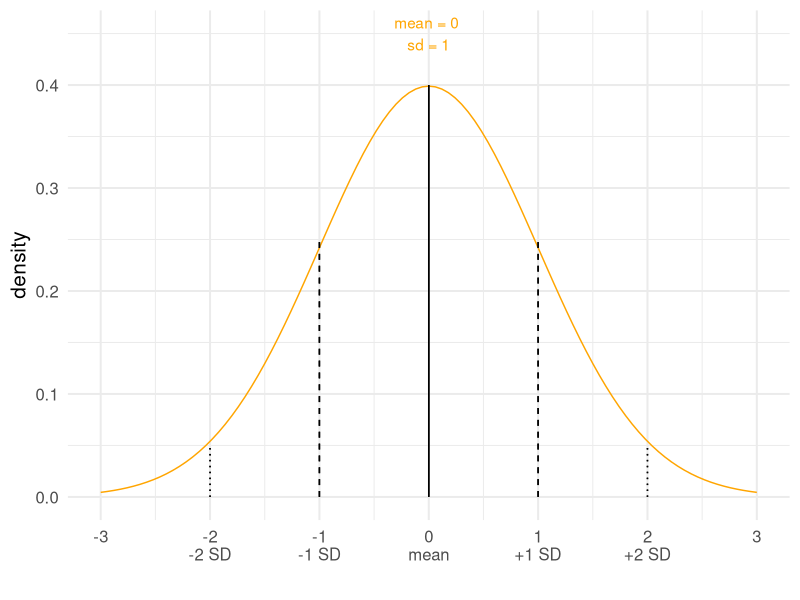
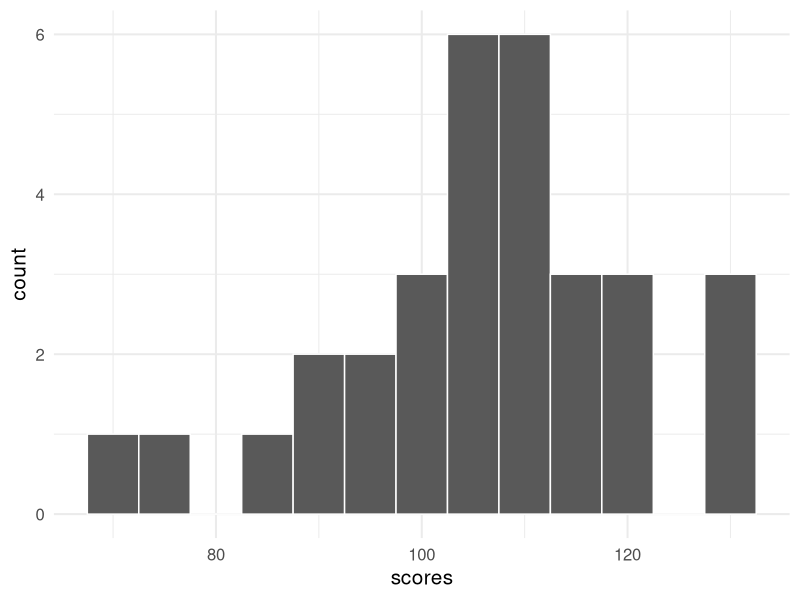

Source code (R) for these figures, in order: (Note: this script raises an error after producing the figures.)
## ---- chunk 1
library(knitr) # for include_graphics() 
library(dplyr)
library(ggplot2)
## ---- chunk 2
library(ggplot2)
p1 <- ggplot(data = data.frame(x = c(-3, 3)), aes(x)) +
  stat_function(fun = dnorm, n = 101, args = list(mean = 0, sd = 1), col = "orange") +
  labs(y = "density", x = "") + 
  geom_text(aes(x = 0, y = 0.45), label = "mean = 0 \nsd = 1", check_overlap = T, col = "orange") +
  theme_minimal(base_size = 15) +
  geom_segment(aes(x = 0 , y = 0, xend = 0, yend = 0.4)) +
  geom_segment(aes(x = 1 , y = 0, xend = 1, yend = 0.25), lty = 2) +
  geom_segment(aes(x = -1 , y = 0, xend = -1, yend = 0.25), lty = 2) +
  geom_segment(aes(x = 2 , y = 0, xend = 2, yend = 0.05), lty = 3) +
  geom_segment(aes(x = -2 , y = 0, xend = -2, yend = 0.05), lty = 3) +
  scale_x_continuous(breaks = -3:3, 
                     labels = c(-3, "-2\n-2 SD", "-1\n-1 SD", "0\nmean", "1\n+1 SD", "2\n+2 SD", 3))
p1
## ---- chunk 3
scores <- c(114, 100, 104, 89, 102, 91, 114, 114, 103, 105, 
            108, 130, 120, 132, 111, 128, 118, 119, 86, 72,
            111, 103, 74, 112, 107, 103, 98, 96, 112, 112, 93)

iq_data <- data.frame(scores)

known_sigma <- 15
## ---- chunk 4
library(tidyverse)
ggplot(iq_data, aes(x = scores)) + 
  geom_histogram(binwidth = 5, col = "white") +
  theme_minimal(base_size = 15)
## ---- chunk 5
knitr::include_graphics("calcs.JPG")
## ---- chunk 6
sample_mean <- mean(scores)

standard_error <- known_sigma/sqrt(length(scores))
critical_value <- 1.96

lower_bound <- sample_mean - critical_value*standard_error
upper_bound <- sample_mean + critical_value*standard_error
## ---- chunk 7
sample_mean
standard_error
lower_bound
upper_bound
## ---- chunk 8
knitr::include_graphics("xkcd_errorbars.png")
## ---- chunk 9
knitr::include_graphics("alpha2tail.png")
## ---- chunk 10
knitr::include_graphics("pval.jpg")
## ---- chunk 11
phos <- c(1.26, 1.39, 1, 1, 1, 1, 
          0.87, 1.23, 1.19, 1.29, 1.03, 1.18)

known_sigma <- 0.1
## ---- chunk 12
library(tidyverse)
mean(phos)
phos_data <- data.frame(phos)
## ---- chunk 13
ggplot(phos_data, aes(x = phos)) + 
  geom_histogram(binwidth = 0.05, fill = "forest green", col = "white") + 
  theme_minimal(base_size = 15) +
  geom_vline(xintercept = mean(phos), col = "forest green") +
  geom_text(x = mean(phos)-0.03, y = 4, label = "Sample\nmean", check_overlap = T, col = "forest green") +
  geom_vline(xintercept = 1.2, col = "blue") + 
  geom_text(x = 1.26, y = 4, label = "Null hypothesis\nmean", check_overlap = T, col = "blue") +
  labs(main = "Is the true underlying equal to 1.2?", x = "Phosphorus", y = "Count")
## ---- chunk 14
ggplot(data = data.frame(x = c(1.0, 1.4)), aes(x)) + 
    geom_area(stat = "function", fun = dnorm, args = list(mean = 1.2, sd = 0.0289), 
            fill = "#ec7014", xlim = c(1.1, 1.12)) +
  stat_function(fun = dnorm, n = 101, args = list(mean = 1.2, sd = 0.0289)) +
  labs(y = "density") + 
  theme_minimal(base_size = 15) +
  geom_vline(xintercept = 1.2, lty = 1) + 
  geom_vline(xintercept = 1.12, lty = 2) +
  geom_text(x = 1.1, y = 12, label = "observed\nsample\nmean", check_overlap = T) + 
  labs(title = "Sample mean's distribution under the null hypothesis")
## ---- chunk 15
pnorm(q = 1.12, mean = 1.2, sd = 0.0289)
## ---- chunk 16
ggplot(data = data.frame(x = c(1.0, 1.4)), aes(x)) + 
    geom_area(stat = "function", fun = dnorm, args = list(mean = 1.2, sd = 0.0289), 
            fill = "#ec7014", xlim = c(1.1, 1.17)) +
  stat_function(fun = dnorm, n = 101, args = list(mean = 1.2, sd = 0.0289)) +
  labs(y = "density") + 
  theme_minimal(base_size = 15) +
  geom_vline(xintercept = 1.2, lty = 1) + 
  geom_vline(xintercept = 1.17, lty = 2) +
  geom_text(x = 1.1, y = 12, label = "observed\nsample\nmean", check_overlap = T) + 
  labs(title = "Sample mean's distribution under the null hypothesis")
## ---- chunk 17
pnorm(q = 1.17, mean = 1.2, sd = 0.0289)
## ---- chunk 18
#students, you don't need to worry about this code
ggplot(data = data.frame(x = c(320, 330)), aes(x)) + 
  stat_function(fun = dnorm, n = 101, args = list(mean = 325, sd = 1.581139)) +
  labs(y = "density", title = "Two-sided hypothesis test has two shaded regions") + 
  theme_minimal(base_size = 15) +
  geom_vline(xintercept = 325, lty = 1) + 
  geom_vline(xintercept = 326.9, lty = 2) +
  geom_vline(xintercept = 325 - (326.9-325), lty = 2) +
  geom_text(x = 326.9, y = 12, label = "sample\nmean", check_overlap = T) + 
  geom_text(x = 325, y = 12, label = "null\nhypothesis", check_overlap = T) +
  geom_area(stat = "function", fun = dnorm, args = list(mean = 325, sd = 1.581139), 
            fill = "#ec7014", xlim = c(320, 325 - (326.9-325))) + 
  geom_area(stat = "function", fun = dnorm, args = list(mean = 325, sd = 1.581139), 
            fill = "#ec7014", xlim = c(326.9, 330))
## ---- chunk 19
pnorm(q = 326.9, mean = 325, sd = 1.581139, lower.tail = F)
pnorm(q = 326.9, mean = 325, sd = 1.581139, lower.tail = F)*2
## ---- chunk 20
pnorm(q = -2.768166, mean = 0, sd = 1)
## ---- chunk 21
ggplot(data = data.frame(x = c(-3.5, 3.5)), aes(x)) + 
    geom_area(stat = "function", fun = dnorm, args = list(mean = 0, sd = 1), 
            fill = "#ec7014", xlim = c(-3.5, -2.768166)) +
  stat_function(fun = dnorm, n = 101, args = list(mean = 0, sd = 1)) +
  labs(y = "density") + 
  theme_minimal(base_size = 15) +
  geom_vline(xintercept = -2.768166, lty = 1) + 
  geom_vline(xintercept = 0, lty = 2) +
  geom_text(x = -2.3, y = 0.35, label = "observed\nsample\nmean", check_overlap = T) + 
  labs(title = "Sample mean's distribution under the null hypothesis")
## ---- chunk 22
upper <- ggplot(data = data.frame(x = c(-3, 3)), aes(x)) + 
  geom_area(stat = "function", fun = dnorm, args = list(mean = 0, sd = 1),
            xlim = c(1.7, 3), fill = "orange") +
  stat_function(fun = dnorm, n = 101, args = list(mean = 0, sd = 1)) +
  theme_minimal(base_size = 15) + labs(title = "One-sided (above)") +
  theme(aspect.ratio=1)
upper
## ---- chunk 23
lower <- ggplot(data = data.frame(x = c(-3, 3)), aes(x)) + 
  geom_area(stat = "function", fun = dnorm, args = list(mean = 0, sd = 1),
            xlim = c(-3, -1.7), fill = "orange") +
  stat_function(fun = dnorm, n = 101, args = list(mean = 0, sd = 1)) +
  theme_minimal(base_size = 15) + labs(title = "One-sided (below)") +
  theme(aspect.ratio=1)
lower
## ---- chunk 24
both <- ggplot(data = data.frame(x = c(-3, 3)), aes(x)) + 
  geom_area(stat = "function", fun = dnorm, args = list(mean = 0, sd = 1),
            xlim = c(1.7, 3), fill = "orange") +
  geom_area(stat = "function", fun = dnorm, args = list(mean = 0, sd = 1),
            xlim = c(-3, -1.7), fill = "orange") +
  stat_function(fun = dnorm, n = 101, args = list(mean = 0, sd = 1)) +
  theme_minimal(base_size = 15) + labs(title = "Two-sided") +
  theme(aspect.ratio=1)

#library(patchwork)
both
#upper + lower + both + plot_layout() 
